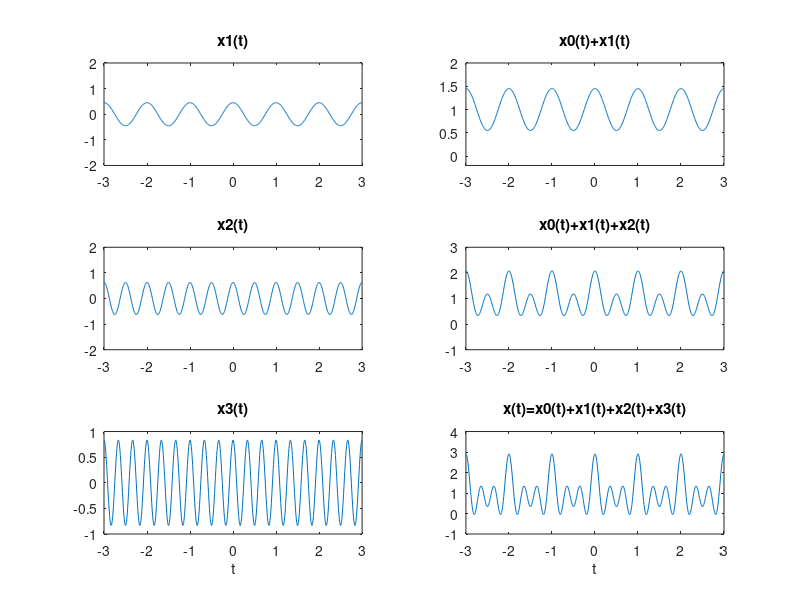
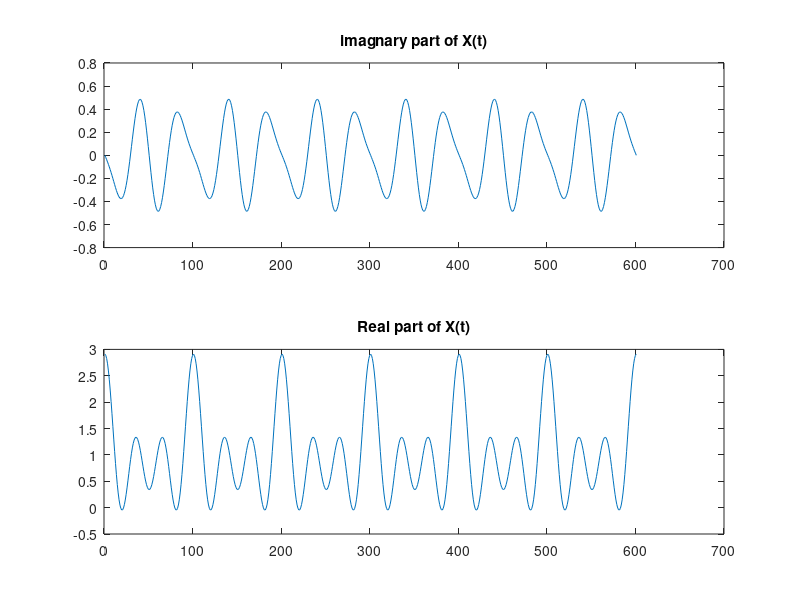

MATLAB code to generate these figures, in order:
clc
clear all
close all
t=-3:0.01:3;
x0=1;
x1=(1/4)*exp(j*(-1)*2*pi*t)+(1/5)*exp(j*(1)*2*pi*t);
y1=x0+x1;
x2=(1/2)*exp(j*(-2)*2*pi*t)+(1/8)*exp(j*(2)*2*pi*t);
y2=y1+x2;
x3=(1/3)*exp(j*(-3)*2*pi*t)+(1/2)*exp(j*(3)*2*pi*t);
x = x0 + x1 + x2 + x3;
figure;
subplot(3,2,1);
plot(t,x1);
axis([-3 3 -2 2]);
title('x1(t)');
subplot(3,2,2);
plot(t,y1); 
axis([-3 3 -0.2 2]);
title('x0(t)+x1(t)');
subplot(3,2,3);
plot(t,x2);
axis([-3 3 -2 2]);
title('x2(t)');
subplot(3,2,4);
plot(t,y2);
axis([-3 3 -1 3]);
title('x0(t)+x1(t)+x2(t)');
subplot(3,2,5);
plot(t,x3);
xlabel('t'); axis([-3 3 -1 1]); 
title('x3(t)');
subplot(3,2,6);
plot(t,x);
xlabel('t'); axis([-3 3 -1 4]);
title('x(t)=x0(t)+x1(t)+x2(t)+x3(t)')
figure
subplot(2,1,1);
plot(imag(x));
title('imagnary part of X(t)');
subplot(2,1,2);
plot(real(x));
title('Real part of X(t)');

%we observed that if the cofficient are symmetric then the imaginary part
%will be zero here we consider cofficient non_symmetric so it has imaginary
%part also.
